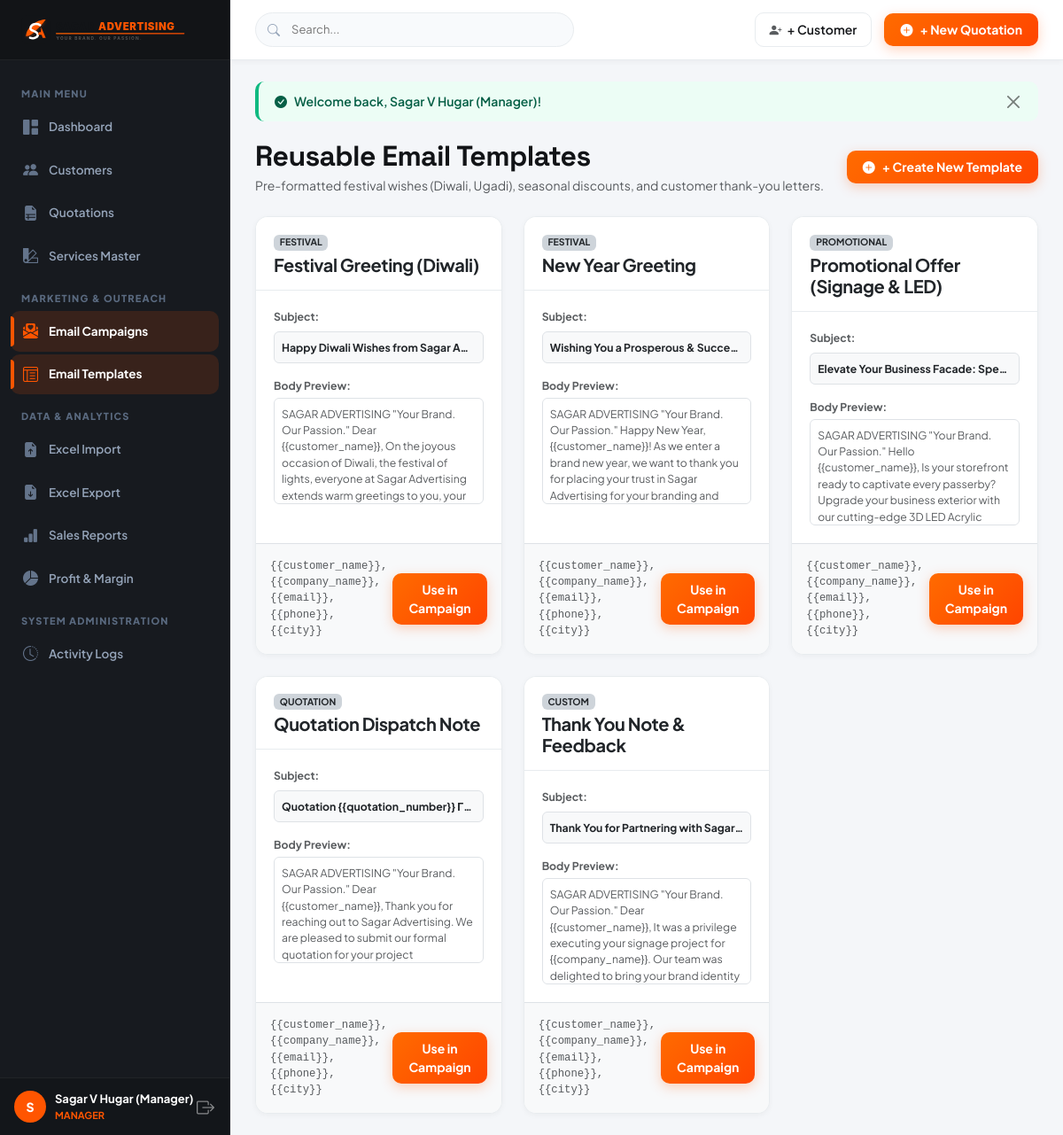
Page /campaigns/templates (signed in) on the committed database.
### tables this page shows
CREATE TABLE `email_templates` (
  `id` int(11) NOT NULL AUTO_INCREMENT,
  `name` varchar(150) NOT NULL,
  `category` enum('festival','promotional','quotation','custom') DEFAULT 'custom',
  `subject` varchar(255) NOT NULL,
  `body_html` longtext NOT NULL,
  `variables_hint` varchar(255) DEFAULT '{{customer_name}}, {{company_name}}, {{email}}, {{phone}}, {{city}}',
  `created_at` datetime DEFAULT current_timestamp(),
  PRIMARY KEY (`id`)
);

### backend/core/View.php (called while the page is built, shortened)
<?php
class View {
    public static function render(string $viewPath, array $data = [], string $layout = 'default'): void {
        extract($data, EXTR_SKIP);
        $viewFile = ROOT_PATH . '/views/' . ltrim($viewPath, '/') . '.php';
        require ROOT_PATH . '/views/layouts/header.php';
        require $viewFile;
        require ROOT_PATH . '/views/layouts/footer.php';
    }
}

### backend/core/Controller.php (called while the page is built, shortened)
<?php
require_once ROOT_PATH . '/config/config.php';
require_once ROOT_PATH . '/config/database.php';
require_once __DIR__ . '/View.php';
abstract class Controller {
    protected function view(string $viewPath, array $data = [], string $layout = 'default'): void {
        View::render($viewPath, $data, $layout);
    }
}

### backend/controllers/CampaignController.php (called while the page is built, shortened)
<?php
require_once ROOT_PATH . '/backend/core/Controller.php';
class CampaignController extends Controller {
    public function templates(): void {
        $templates = DB::fetchAll("SELECT * FROM `email_templates` ORDER BY category ASC, name ASC");
        $this->view('campaigns/templates', ['templates' => $templates]);
    }
}

### index.php (called while the page is built, shortened)
<?php
require_once __DIR__ . '/config/config.php';
App::run();

### config/database.php (called while the page is built, shortened)
<?php
class DB {
    private static ?PDO $instance = null;
    public static function connect(): PDO {
        if (self::$instance === null) {
            $host = getenv('DB_HOST') ?: '127.0.0.1';
            $port = getenv('DB_PORT') ?: '3306';
            $dbname = getenv('DB_NAME') ?: 'sagar_advertising_crm';
            $user = getenv('DB_USER') ?: 'root';
            $pass = getenv('DB_PASS') ?: '';
            try {
                self::$instance = new PDO(
                    "mysql:host={$host};port={$port};dbname={$dbname};charset=utf8mb4",
                    $user,
                    $pass,
                    [
                        PDO::ATTR_ERRMODE            => PDO::ERRMODE_EXCEPTION,
                        PDO::ATTR_DEFAULT_FETCH_MODE => PDO::FETCH_ASSOC,
                        PDO::ATTR_EMULATE_PREPARES   => false,
                    ]
                );
            } catch (PDOException $e) {
                http_response_code(500);
                die("Database Connection Error: " . $e->getMessage());
            }
        }
        return self::$instance;
    }
    public static function query(string $sql, array $params = []): PDOStatement {
        $stmt = self::connect()->prepare($sql);
        $stmt->execute($params);
        return $stmt;
    }
    public static function fetchAll(string $sql, array $params = []): array {
        return self::query($sql, $params)->fetchAll();
    }
}

### config/config.php (called while the page is built, shortened)
<?php
function url(string $path = ''): string {
    $trimmed = ltrim($path, '/');
    return BASE_URL . ($trimmed ? '/' . $trimmed : '');
}
function e(?string $string): string {
    return htmlspecialchars((string)$string, ENT_QUOTES, 'UTF-8');
}

### views/campaigns/templates.php (the view, shortened to what this page needs)
<div class="d-flex flex-column flex-md-row justify-content-between align-items-md-center gap-3 mb-4">
    <div>
        <h2 class="fw-black mb-1" style="font-family: 'Space Grotesk', sans-serif;">Reusable Email Templates</h2>
        <p class="text-muted mb-0">Pre-formatted festival wishes (Diwali, Ugadi), seasonal discounts, and customer thank-you letters.</p>
    </div>
    <button type="button" class="btn-brand-primary" data-bs-toggle="modal" data-bs-target="#newTemplateModal">
        <i class="bi bi-plus-circle-fill"></i>
        <span>+ Create New Template</span>
    </button>
</div>
<div class="row g-4">
    <?php foreach ($templates as $t): ?>
    <div class="col-12 col-md-6 col-xl-4">
        <div class="card-brand h-100 d-flex flex-column">
            <div class="card-header">
                <div>
                    <span class="badge bg-dark-subtle text-dark fw-bold text-uppercase small mb-1"><?= e($t['category']) ?></span>
                    <h5 class="fw-bold mb-0 text-dark"><?= e($t['name']) ?></h5>
                </div>
            </div>
            <div class="card-body flex-1">
                <div class="small fw-bold text-muted mb-2">Subject:</div>
                <div class="small fw-bold text-dark mb-3 p-2 bg-light rounded border text-truncate">
                    <?= e($t['subject']) ?>
                </div>
                <div class="small fw-bold text-muted mb-1">Body Preview:</div>
                <div class="p-2 border rounded bg-white small text-muted overflow-hidden" style="max-height: 120px;">
                    <?= strip_tags($t['body_html']) ?>
                </div>
            </div>
            <div class="card-footer bg-light p-3 border-top d-flex justify-content-between align-items-center">
                <span class="small text-muted font-monospace"><?= e($t['variables_hint']) ?></span>
                <a href="<?= url('campaigns/builder') ?>" class="btn btn-sm btn-brand-primary">Use in Campaign</a>
            </div>
        </div>
    </div>
    <?php endforeach; ?>
</div>

### assets/css/brand.css (style rules this page uses)
:root { --brand-orange: #FF5500; --brand-orange-hover: #E64C00; --brand-orange-glow: rgba(255, 85, 0, 0.25); --brand-orange-subtle: #FFF5EE; --brand-dark: #121417; --brand-sidebar: #171A1F; --brand-sidebar-hover: #22262E; --brand-card-bg: #FFFFFF; --brand-bg: #F4F6F9; --brand-border: #E8ECEF; --brand-text-main: #1A1D21; --brand-text-muted: #6C757D; --brand-success: #10B981; --brand-warning: #F59E0B; --brand-danger: #EF4444; --brand-info: #3B82F6; --sidebar-width: 260px; --topbar-height: 68px; --radius-sm: 6px; --radius-md: 10px; --radius-lg: 14px; --shadow-sm: 0 2px 6px rgba(18, 20, 23, 0.04); --shadow-md: 0 8px 24px rgba(18, 20, 23, 0.06); --shadow-lg: 0 16px 36px rgba(18, 20, 23, 0.1); }
body { font-family: 'Plus Jakarta Sans', -apple-system, BlinkMacSystemFont, 'Segoe UI', Roboto, sans-serif; background-color: var(--brand-bg); color: var(--brand-text-main); margin: 0; padding: 0; font-size: 14px; line-height: 1.5; -webkit-font-smoothing: antialiased; }
h1, h2, h3, h4, h5, h6 { color: var(--brand-dark); font-weight: 700; letter-spacing: -0.02em; }
.btn-brand-primary { background: linear-gradient(135deg, #FF6B00 0%, #FF4500 100%); color: #FFFFFF !important; border: none; font-weight: 700; padding: 8px 18px; border-radius: var(--radius-md); box-shadow: 0 4px 14px var(--brand-orange-glow); transition: all 0.25s ease; display: inline-flex; align-items: center; gap: 8px; text-decoration: none; cursor: pointer; }
.card-brand { background: #FFFFFF; border: 1px solid var(--brand-border); border-radius: var(--radius-lg); box-shadow: var(--shadow-sm); transition: transform 0.2s ease, box-shadow 0.2s ease; overflow: hidden; }
.card-brand .card-header { background: #FFFFFF; border-bottom: 1px solid var(--brand-border); padding: 16px 20px; display: flex; justify-content: space-between; align-items: center; }
.card-brand .card-body { padding: 20px; }

### rows in the picture
email_templates: category "FESTIVAL", name "Festival Greeting (Diwali)", subject "Happy Diwali Wishes from Sagar A…", body_html "SAGAR ADVERTISING \"Your Brand. Our Passion.\" Dear {{customer_name}}, On the joyous occasion of Diwali, the festival of lights, everyone at Sagar Advertising extends warm greetings to you, your…", variables_hint "{{customer_name}}, {{company_name}}, {{email}}, {{phone}}, {{city}}"
email_templates: category "FESTIVAL", name "New Year Greeting", subject "Wishing You a Prosperous & Succe…", body_html "SAGAR ADVERTISING \"Your Brand. Our Passion.\" Happy New Year, {{customer_name}}! As we enter a brand new year, we want to thank you for placing your trust in Sagar Advertising for your branding and…", variables_hint "{{customer_name}}, {{company_name}}, {{email}}, {{phone}}, {{city}}"
email_templates: category "PROMOTIONAL", name "Promotional Offer (Signage & LED)", subject "Elevate Your Business Facade: Spe…", body_html "SAGAR ADVERTISING \"Your Brand. Our Passion.\" Hello {{customer_name}}, Is your storefront ready to captivate every passerby? Upgrade your business exterior with our cutting-edge 3D LED Acrylic…", variables_hint "{{customer_name}}, {{company_name}}, {{email}}, {{phone}}, {{city}}"
email_templates: category "QUOTATION", name "Quotation Dispatch Note", subject "Quotation {{quotation_number}} Γ…", body_html "SAGAR ADVERTISING \"Your Brand. Our Passion.\" Dear {{customer_name}}, Thank you for reaching out to Sagar Advertising. We are pleased to submit our formal quotation for your project…", variables_hint "{{customer_name}}, {{company_name}}, {{email}}, {{phone}}, {{city}}"
email_templates: category "CUSTOM", name "Thank You Note & Feedback", subject "Thank You for Partnering with Sagar…", body_html "SAGAR ADVERTISING \"Your Brand. Our Passion.\" Dear {{customer_name}}, It was a privilege executing your signage project for {{company_name}}. Our team was delighted to bring your brand identity…", variables_hint "{{customer_name}}, {{company_name}}, {{email}}, {{phone}}, {{city}}"

### other values in the picture
substr($currentUser['name'] ?? 'U', 0, 1) "S"
$currentUser['name'] "Sagar V Hugar (Manager)"
$currentUser['role'] "MANAGER"
$flash['message'] "Welcome back, Sagar V Hugar (Manager)!"
